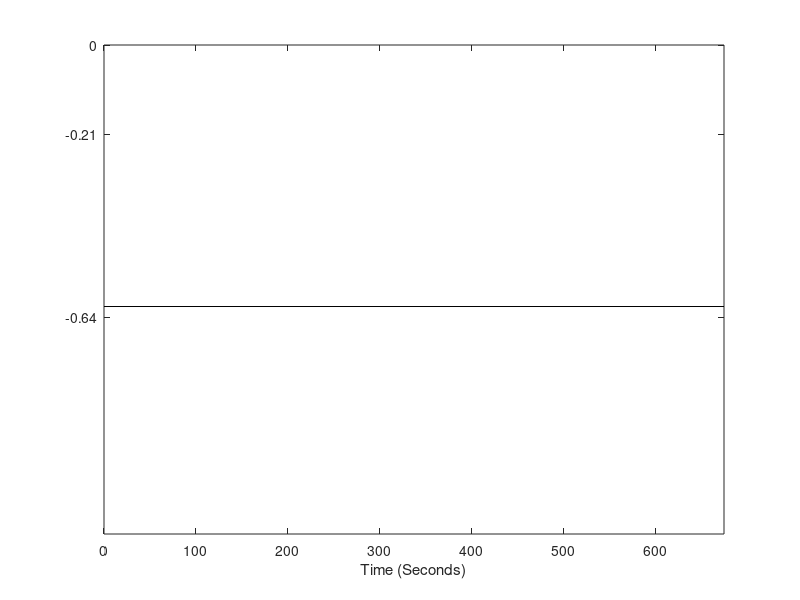

The MATLAB script that drew this image: (Note: this script raises an error after producing the figure.)
% After reprocessing to find new depth (DQdepth)
warning off; close all

% for each file
cd /Volumes/DQ-2013-2/tt13/DQdepthPRH
d = dir('*.mat');
Cond = [4; 4; 1; 1; 1; 4; 4; 1; 4; 1; 1; 1; 4; 1; 1; 4]; % 4 = Tag + 8, 1 = Tag only
Ind = [4; 1; 2; 3; 1; 1; 3; 4; 3; 1; 3; 2; 3; 1; 3; 1]; % 1 = Kolohe, 2 = Liko, 3 = Lono, 4 = NaiNoa;
diam = [0.45 0.39 0.47 0.41]; % diameters for each dolphin based on Ind
for i = 1:length(d);
    tag = load(d(i).name);
    name1 = regexprep(d(i).name,'prh.mat',''); % scrub prh.mat from filename
    name2 = regexprep(name1,'13_',''); % scrub 13_ from filename
    % find time in certain depth bins
    % establish depth bins based on individual body diameter
    edges = [0 0.5*diam(Ind(i)) 1.5*diam(Ind(i)) 3*diam(Ind(i)) 5*diam(Ind(i))]; %  bin edges
    [n(i,:),edges] = histcounts(tag.(name2).pCORR(tag.(name2).start:tag.(name2).stop),edges,'normalization','probability'); % n proportion of time spent in that depth bin
    figure(1);
    subplot('position',[0.1 0.1 0.3 0.85]); hold on; view([90 90])
    h = histogram(tag.(name2).pCORR(tag.(name2).start:tag.(name2).stop),edges,'normalization','probability','displaystyle','stairs');
    if Cond(i) == 1
        set(h,'EdgeColor',[5/255 113/255 176/255])
    else set(h,'EdgeColor',[202/255 0 32/255])
    end
    % make time vector in seconds
    t_s = (1:length(tag.(name2).start:tag.(name2).stop))/tag.(name2).fs;
    subplot('position',[0.42 0.1 0.5 0.85]); hold on
    if Cond(i) == 1
        h2 = patchline(t_s,-tag.(name2).pCORR(tag.(name2).start:tag.(name2).stop),'edgecolor',[5/255 113/255 176/255],'edgealpha',0.1);
    else h2 = patchline(t_s,-tag.(name2).pCORR(tag.(name2).start:tag.(name2).stop),'edgecolor',[202/255 0 32/255],'edgealpha',0.1);
    end
end
plot([0 675],[0 0],'k') % plot surface
for i = 1:4; % plot diameters
plot([0 675],-[0.5*diam(i) 0.5*diam(i)],'k');
plot([0 675],-[1.5*diam(i) 1.5*diam(i)],'k');
end
xlim([0 675]); ylim([-1.15 0]); box on
xlabel('Time (Seconds)'); 
set(gca,'ytick',[-0.64 -0.21 0],'yticklabels',{'1.5xBD','0.5xBD','0'},'yaxislocation','right')

subplot('position',[0.1 0.1 0.3 0.85]); hold on; view([90 90])
xlabel('Depth (m)'); xlim([0 1.1]); box on;
ylabel('Normalized Frequency')
set(gcf,'position',[384   241   675   384])
adjustfigurefont

cd /Users/julievanderhoop/Documents/MATLAB/DQ/DQ2013/AnalysisFigs
print('DQ2013_TagDepth','-dpng','-r300')

%% plot time spent in different depth bins
figure(2); clf; hold on
[Y,I] = sort(Cond);
for i = 1:length(n)
   h = plot3(repmat(i,4,1),n(I(i),:),[-0.5 -1.5 -3 -5]);
    % but make these different colours and symbols for different conditions
    if Cond(I(i)) == 1
        set(h,'color',[5/255 113/255 176/255],'marker','^','markerfacecolor',[5/255 113/255 176/255],'markeredgecolor','k')
    else set(h,'color',[202/255 0 32/255],'marker','s','markerfacecolor',[202/255 0 32/255],'markeredgecolor','k')
    end
end
view(62,32); box on
xlabel('Condition')
ylabel('Normalized Frequency')
zlabel('Depth (xBL)')
%% plot bar
figure(3); clf
axesPosition = [0.13 0.11 0.775 0.815];
xLimit = [0 5];
h1 = axes('Position',axesPosition,'Xlim',xLimit,...
    'CameraPosition',[68.8136   75.6310    4.7439],...
    'NextPlot','add','ylim',[0 17]);
% h2 = axes('Position',axesPosition+yWidth.*[-1 0 1 0]),...
%           'Color','none','XColor','k','YColor','m',...
%           'XLim',xLimit+[xOffset 0],'YLim',[0 10],...
%           'XTick',[],'XTickLabel',[],'NextPlot','add');
% sort by condition?
[Y,I] = sort(Cond);
% [Y,CI] = sort(Cond(I));
bar3(h1,n(I,:))
view(46,24)
set(h1,'ytick',1:16,'Yticklabels',Y,'xtick',1:4,...
    'xticklabels',{'<0.5xBL';'0.5-1.5xBL';'1.5-3xBL';'>3xBL'});

%% plot all <0.5 BL in each condition, 0.5-1.5 in each condition
figure(5); clf; hold on
plot(zeros(length(find(Cond == 1))),n(Cond == 1,1),'^','color',[5/255 113/255 176/255])
plot(zeros(length(find(Cond == 4)))+0.5,n(Cond == 4,1),'s','color',[202/255 0 32/255])
plot(ones(length(find(Cond == 1))),n(Cond == 1,2),'^','color',[5/255 113/255 176/255])
plot(ones(length(find(Cond == 4)))+0.5,n(Cond == 4,2),'s','color',[202/255 0 32/255])


